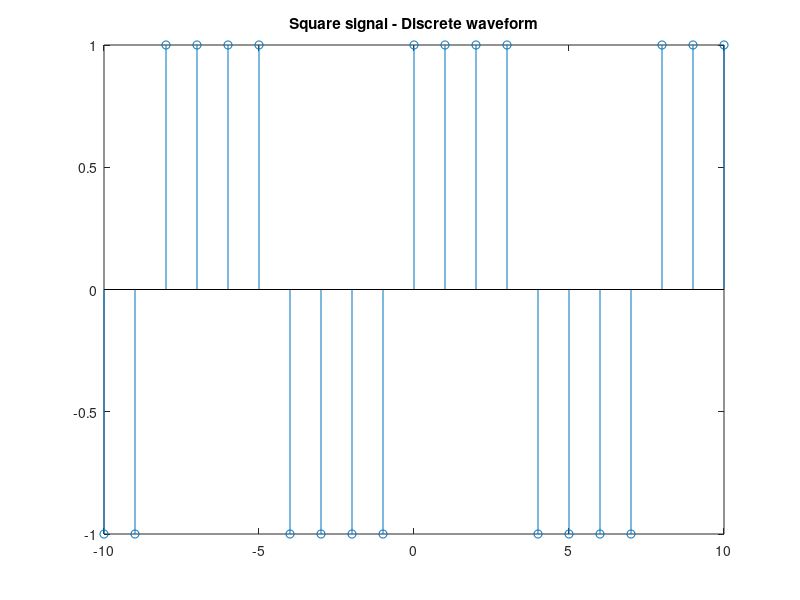

Here is the MATLAB script that generated this plot:
% Prompt the discrete waveforms of periodic signals 
A = 1;
omega = pi/4; 
n = -10:10; 
x = A * square(omega * n);
figure, stem(n, x);
title('Square signal - Discrete waveform');